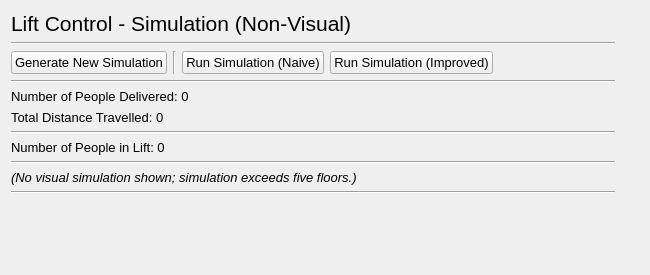
<?xml version="1.0" encoding="UTF-8"?>
<ui version="4.0">
 <class>mwindow_sim_6_floors</class>
 <widget class="QMainWindow" name="mwindow_sim_6_floors">
  <property name="geometry">
   <rect>
    <x>0</x>
    <y>0</y>
    <width>650</width>
    <height>275</height>
   </rect>
  </property>
  <property name="font">
   <font>
    <family>Arial</family>
    <pointsize>10</pointsize>
   </font>
  </property>
  <property name="windowTitle">
   <string>Simulation (Non-Visual) - Lift Control</string>
  </property>
  <widget class="QWidget" name="central_widget">
   <widget class="QWidget" name="layoutWidget">
    <property name="geometry">
     <rect>
      <x>11</x>
      <y>11</y>
      <width>604</width>
      <height>260</height>
     </rect>
    </property>
    <layout class="QVBoxLayout" name="vert_layout_lift_control">
     <item>
      <widget class="QLabel" name="lbl_lift_control">
       <property name="font">
        <font>
         <pointsize>16</pointsize>
         <weight>50</weight>
         <bold>false</bold>
        </font>
       </property>
       <property name="text">
        <string>Lift Control - Simulation (Non-Visual)</string>
       </property>
      </widget>
     </item>
     <item>
      <widget class="Line" name="hori_line_lift_control">
       <property name="orientation">
        <enum>Qt::Horizontal</enum>
       </property>
      </widget>
     </item>
     <item>
      <layout class="QHBoxLayout" name="hori_layout_nav">
       <item>
        <widget class="QPushButton" name="btn_generate_new_sim">
         <property name="text">
          <string>Generate New Simulation</string>
         </property>
        </widget>
       </item>
       <item>
        <widget class="Line" name="vert_line_buttons">
         <property name="orientation">
          <enum>Qt::Vertical</enum>
         </property>
        </widget>
       </item>
       <item alignment="Qt::AlignLeft">
        <widget class="QPushButton" name="btn_run_sim_naive">
         <property name="text">
          <string>Run Simulation (Naive)</string>
         </property>
        </widget>
       </item>
       <item>
        <widget class="QPushButton" name="btn_run_sim_improved">
         <property name="text">
          <string>Run Simulation (Improved)</string>
         </property>
        </widget>
       </item>
       <item>
        <spacer name="hori_spacer_nav">
         <property name="orientation">
          <enum>Qt::Horizontal</enum>
         </property>
         <property name="sizeHint" stdset="0">
          <size>
           <width>40</width>
           <height>20</height>
          </size>
         </property>
        </spacer>
       </item>
      </layout>
     </item>
     <item>
      <widget class="Line" name="hori_line_nav">
       <property name="orientation">
        <enum>Qt::Horizontal</enum>
       </property>
      </widget>
     </item>
     <item>
      <widget class="QLabel" name="lbl_num_delivered">
       <property name="text">
        <string>Number of People Delivered: 0</string>
       </property>
      </widget>
     </item>
     <item>
      <widget class="QLabel" name="lbl_distance_travelled">
       <property name="text">
        <string>Total Distance Travelled: 0</string>
       </property>
      </widget>
     </item>
     <item>
      <widget class="Line" name="hori_line_summary">
       <property name="orientation">
        <enum>Qt::Horizontal</enum>
       </property>
      </widget>
     </item>
     <item>
      <widget class="QLabel" name="lbl_num_in_lift">
       <property name="text">
        <string>Number of People in Lift: 0</string>
       </property>
      </widget>
     </item>
     <item>
      <widget class="Line" name="hori_line_status">
       <property name="orientation">
        <enum>Qt::Horizontal</enum>
       </property>
      </widget>
     </item>
     <item>
      <widget class="QLabel" name="lbl_key">
       <property name="font">
        <font>
         <italic>true</italic>
        </font>
       </property>
       <property name="text">
        <string>(No visual simulation shown; simulation exceeds five floors.)</string>
       </property>
      </widget>
     </item>
     <item>
      <widget class="Line" name="hori_line_sim">
       <property name="orientation">
        <enum>Qt::Horizontal</enum>
       </property>
      </widget>
     </item>
     <item>
      <widget class="QLabel" name="lbl_update">
       <property name="text">
        <string/>
       </property>
      </widget>
     </item>
     <item>
      <spacer name="vert_spacer">
       <property name="orientation">
        <enum>Qt::Vertical</enum>
       </property>
       <property name="sizeHint" stdset="0">
        <size>
         <width>20</width>
         <height>40</height>
        </size>
       </property>
      </spacer>
     </item>
    </layout>
   </widget>
  </widget>
 </widget>
 <resources/>
 <connections/>
</ui>
